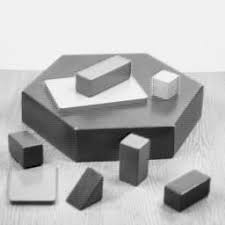
#> input picture Lesson02_IP/Images01/simple.jpg, 225 x 225 px, found by its file name
$ jupyter execute --allow-errors 13_Keypoints.ipynb   (shell and % lines are left out)
#> lines starting #> are read from the running program, lines starting #| are printed output that depends on the picture
[cell 1]
from google.colab import drive
drive.mount('/content/drive')

[cell 2]
#https://stackoverflow.com/questions/52305578/sift-cv2-xfeatures2d-sift-create-not-working-even-though-have-contrib-instal

[cell 3]
#SIFT
import numpy as np
import cv2
from matplotlib import pyplot as plt
img = cv2.imread('/content/drive/MyDrive/Colab Notebooks/Lesson04_IP.rar (Unzipped Files)/Images_New/simple.jpg')
#> img is the input picture: shape (225, 225, 3); min 0, max 255, mean 182.9
gray= cv2.cvtColor(img,cv2.COLOR_BGR2GRAY)
sift = cv2.xfeatures2d.SIFT_create()
kps = sift.detect(gray,None)
#> kps = 201 keypoints; strongest (x, y, size): (31, 158, 16.2), (87, 195, 20.1), (180, 200, 19.8), (200, 192, 14.7)
print("# of keypoints: {}".format(len(kps)))
#| # of keypoints: 201
img2 = cv2.drawKeypoints(img, kps, None)
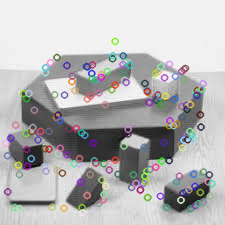
#> img2: shape (225, 225, 3); mean B, G, R 181.7, 181.1, 181.6
#img2 = cv2.drawKeypoints(img, kp, None, color=(255,0,0))
cv2.imwrite('sift_keypoints.jpg',img2)
plt.imshow(img2),plt.show()

[cell 4]
#SIFT
import numpy as np
import cv2
from matplotlib import pyplot as plt
img = cv2.imread('/content/drive/MyDrive/Colab Notebooks/Lesson04_IP.rar (Unzipped Files)/Images_New/simple.jpg')
gray= cv2.cvtColor(img,cv2.COLOR_BGR2GRAY)
sift = cv2.xfeatures2d.SIFT_create()
(kps, descs) = sift.detectAndCompute(gray,None)
print("# kps: {}, descriptors: {}".format(len(kps), descs.shape))
#| # kps: 201, descriptors: (201, 128)

[cell 5]
#SURF
import numpy as np
import cv2
from matplotlib import pyplot as plt
img = cv2.imread('/content/drive/MyDrive/Colab Notebooks/Lesson04_IP.rar (Unzipped Files)/Images_New/simple.jpg')
#> (the rest of this cell did not finish here and is left out)

[cell 6]
#FAST
import numpy as np
import cv2
from matplotlib import pyplot as plt
img = cv2.imread('/content/drive/MyDrive/Colab Notebooks/Lesson04_IP.rar (Unzipped Files)/Images_New/simple.jpg')
gray= cv2.cvtColor(img,cv2.COLOR_BGR2GRAY)
# Initiate FAST object with default values
fast = cv2.FastFeatureDetector_create()
# find and draw the keypoints
kps = fast.detect(gray,None)
#> kps = 408 keypoints; strongest (x, y, size): (122, 142, 7), (41, 146, 7), (118, 162, 7), (202, 87, 7)
img2 = cv2.drawKeypoints(img,kps,None)
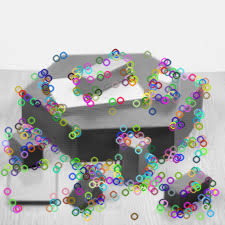
#> img2: shape (225, 225, 3); mean B, G, R 178.4, 178.9, 178.8
# Print all default params
print("Threshold: ", fast.getThreshold())
print("nonmaxSuppression: ", fast.getNonmaxSuppression())
print("neighborhood: ", fast.getType())
print("Total Keypoints with nonmaxSuppression: ", len(kps))
#| Total Keypoints with nonmaxSuppression:  408
cv2.imwrite('fast_true.png',img2)
plt.imshow(img2),plt.show()

[cell 7]
import numpy as np
import cv2
from matplotlib import pyplot as plt
img = cv2.imread('/content/drive/MyDrive/Colab Notebooks/Lesson04_IP.rar (Unzipped Files)/Images_New/simple.jpg',0)
# Initiate ORB detector
orb = cv2.ORB_create()
# find the keypoints with ORB
kps = orb.detect(img,None)
#> kps = 250 keypoints; strongest (x, y, size): (124, 139, 77.1), (122, 142, 37.2), (124, 141, 64.3), (124, 142, 53.6)
# compute the descriptors with ORB
kps, des = orb.compute(img, kps)
# kps, des = orb.detectAndCompute(img)
# draw only keypoints location,not size and orientation
img2 = cv2.drawKeypoints(img, kps, None, color=(0,255,0), flags=0)
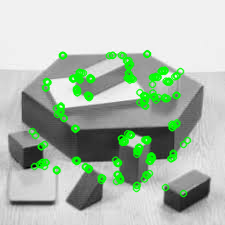
#> img2: shape (225, 225, 3); mean of channels 0, 1, 2 173.7, 188.9, 173.7; drawn as B, G, R
plt.imshow(img2), plt.show()

[cell 8]
import numpy as np
import cv2
from matplotlib import pyplot as plt
img = cv2.imread('/content/drive/MyDrive/Colab Notebooks/Lesson04_IP.rar (Unzipped Files)/Images_New/simple.jpg')
kaze = cv2.KAZE_create()
(kps, descs) = kaze.detectAndCompute(gray, None)
#> kps = 220 keypoints; strongest (x, y, size): (28, 158, 17.6), (86, 191, 22.3), (134, 144, 14.9), (163, 142, 21.7)
print("# kps: {}, descriptors: {}".format(len(kps), descs.shape))
#| # kps: 220, descriptors: (220, 64)
akaze = cv2.AKAZE_create()
(kps, descs) = akaze.detectAndCompute(gray, None)
#> kps = 91 keypoints; strongest (x, y, size): (129, 140, 8.1), (142, 142, 8.1), (126, 141, 5.7), (114, 166, 8.1)
print("# kps: {}, descriptors: {}".format(len(kps), descs.shape))
#| # kps: 91, descriptors: (91, 61)
brisk = cv2.BRISK_create()
(kps, descs) = brisk.detectAndCompute(gray, None)
#> kps = 97 keypoints; strongest (x, y, size): (145, 140, 33.4), (125, 141, 27.8), (129, 141, 41.6), (122, 142, 14.3)
print("# kps: {}, descriptors: {}".format(len(kps), descs.shape))
#| # kps: 97, descriptors: (97, 64)
